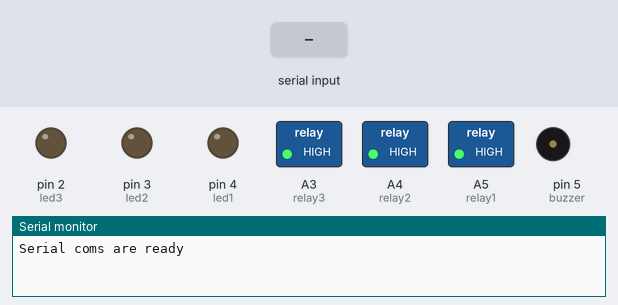
Simulated run of this sketch. Board: Arduino Uno, built with avr-gcc and run on an emulated ATmega328P. On the bench: switched loads named in the sketch (green lamp = pin HIGH), output pins drawn as LEDs (lit = HIGH), buzzer (waves = sounding, pin HIGH), the last lines printed to the serial monitor. Dashed ring = blinking. The test bench sets the inputs (shaded band).

Above: at 1.2 s.
1.3 s: "1\n" received over Serial
At 3.4 s:
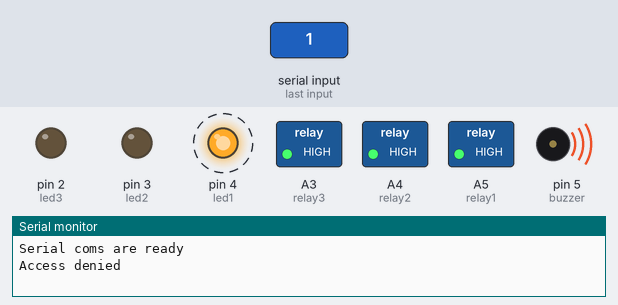
Timing chart, 0 to 10.0 s (numbered marks = the images above; inputs shaded):
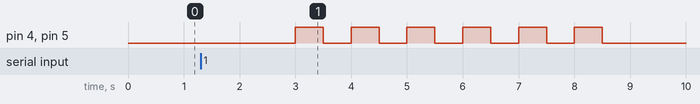

Measured:
- after the input at 1.3 s, pin 4 (led1), pin 5 (buzzer): alternates HIGH for 0.50 s and LOW for 0.50 s, 12 changes in all, then stays LOW, starting after 1.7 s

The sketch:

access_control_system_with_Serial._communication.ino
```cpp
#define relay1 A5
#define relay2 A4
#define relay3 A3
#define buzzer 5

#define led1 4 //red
#define led2 3 //blue
#define led3 2 //green

#define RX_PIN 2
#define TX_PIN 3


int delay_time=1000;

byte max_size=4;// this is for the limit the array size and read only 4 of them
String mechanic[] ={"EB 6D 4D 01","49 47 B0 48","E6 84 E6 FA"};
String engineer[] = {"7B 9C 50 00","6B 1E A6 00","E5 B5 4A 63","E0 2A 4A 63"};
String worker[] = {"1B 1B 9A 00","B9 34 AC 48",""}; //39 D7 87 48


void setup() {
  Serial.begin(115200);

  pinMode(relay1,OUTPUT);
  pinMode(relay2,OUTPUT);
  pinMode(relay3,OUTPUT);

  pinMode(buzzer,OUTPUT);

  pinMode(led1,OUTPUT);
  pinMode(led2,OUTPUT);
  pinMode(led3,OUTPUT);

  digitalWrite(relay1,HIGH);
  digitalWrite(relay2,HIGH);
  digitalWrite(relay3,HIGH);

  digitalWrite(led1,LOW);
  digitalWrite(led3,LOW);
  digitalWrite(led2,LOW);

  Serial.println("Serial coms are ready");
  Serial.println();

}

void loop() {
  if(Serial.available()>0){
    String cardUid=Serial.readStringUntil("\n");
    cardUid .trim();


    switch(isAccessGranted(cardUid)){
    case 0: // for engs
      {
        Serial.println("Access Granted for engineer");
        access();
        digitalWrite(relay2,LOW);
        digitalWrite(led3,HIGH);
        delay(delay_time);
        digitalWrite(led3,LOW);
        break;
      }
      break;
    case 1:// for mechanics
      {
        Serial.println("Access Granted for mechanic");
        access();
        digitalWrite(relay3,LOW);
        digitalWrite(led3,HIGH);
        digitalWrite(led2,HIGH);
        delay(delay_time);
        digitalWrite(led3,LOW);
        digitalWrite(led2,LOW);
        break;
      }
    case 2:// for workers
      {
        Serial.println("Access Granted for worker");
        access();
        digitalWrite(relay1,LOW);
        digitalWrite(led2,HIGH);
        delay(delay_time);
        digitalWrite(led2,LOW);
        break;
      }
    default:// defult access denied
      {
        Serial.println("Access denied");
        alarm();
        digitalWrite(relay1,HIGH);
        digitalWrite(relay2,HIGH);
        digitalWrite(relay3,HIGH);


        break;
      }
  }
  }
  // Serial.println("closed");
    digitalWrite(relay1,HIGH);
    digitalWrite(relay2,HIGH);
    digitalWrite(relay3,HIGH);
  Serial.println();
  delay(delay_time);

}

// Function to check if access is granted based on RFID tag
int isAccessGranted(String tagID) {
  for (int i = 0; i <max_size ; i++) {
    if (engineer[i] == tagID) {

        return 0;
    }else if(mechanic[i] == tagID ){

      return 1;
    }else if(worker[i] == tagID){

      return 2;
    }
  }

  return -1; // Deny access for others
}

void alarm(){
  for(int i=0;i<=5;i++){
    digitalWrite(buzzer,HIGH);
    digitalWrite(led1,HIGH);
    // Serial.println("buzzer on with access");
    delay(500);
    digitalWrite(buzzer,LOW);
    digitalWrite(led1,LOW);
    delay(500);
  }

}
void access(){
  digitalWrite(buzzer,HIGH);
  // Serial.println("buzzer on with access");
  delay(50);
  digitalWrite(buzzer,LOW);
  delay(50);
  digitalWrite(buzzer,HIGH);
  // Serial.println("buzzer on with access");
  delay(50);
  digitalWrite(buzzer,LOW);

}
```
